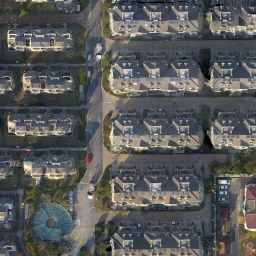
#> input picture test/untitled folder 2/1.png, 256 x 256 px, found by its file name
$ python gen_dataset.py
#> lines starting #> are read from the running program, lines starting #| are printed output that depends on the picture
#coding=utf-8

import cv2
import random
import os
import numpy as np
from tqdm import tqdm

img_w = 256
img_h = 256

image_sets = ['1.png','2.png','3.png','4.png','5.png']

# [17 lines left out: functions gamma_transform, random_gamma_transform, rotate, not called in this run]

def blur(img):
    img = cv2.blur(img, (3, 3));
    return img

# [29 lines left out: functions add_noise, data_augment, not called in this run]

def creat_dataset(image_num = 50000, mode = 'original'):
#> called with image_num = 50000, mode = 'augment'
    print('creating dataset...')
    image_each = image_num / len(image_sets)
    g_count = 0
    for i in tqdm(range(len(image_sets))):
        count = 0
        src_img = cv2.imread('./unet_buildings/src/' + image_sets[i])  # 3 channels
#> src_img is the input picture: shape (256, 256, 3); mean B, G, R 89.2, 89.9, 88.9
        label_img = cv2.imread('./unet_buildings/label/' + image_sets[i],cv2.IMREAD_GRAYSCALE)  # single channel
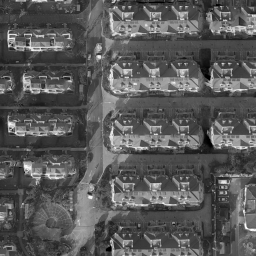
#> label_img: shape (256, 256); min 0, max 254, mean 89
        X_height,X_width,_ = src_img.shape
#> X_height = 256; X_width = 256
        while count < image_each:
            random_width = random.randint(0, X_width - img_w - 1)
            random_height = random.randint(0, X_height - img_h - 1)
            src_roi = src_img[random_height: random_height + img_h, random_width: random_width + img_w,:]
            label_roi = label_img[random_height: random_height + img_h, random_width: random_width + img_w]
            if mode == 'augment':
                src_roi,label_roi = data_augment(src_roi,label_roi)

            visualize = np.zeros((256,256)).astype(np.uint8)
            visualize = label_roi *50

            cv2.imwrite(('./unet_train/visualize/%d.png' % g_count),visualize)
            cv2.imwrite(('./unet_train/buildings/src/%d.png' % g_count),src_roi)
            cv2.imwrite(('./unet_train/buildings/label/%d.png' % g_count),label_roi)
            count += 1
            g_count += 1
#> after the loop, count = 0; g_count = 0


if __name__=='__main__':
#> (the run stopped early here; a loop or call above may not have finished)
